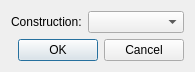
<?xml version="1.0" encoding="UTF-8"?>
<ui version="4.0">
 <class>Remove</class>
 <widget class="QDialog" name="Remove">
  <property name="geometry">
   <rect>
    <x>0</x>
    <y>0</y>
    <width>195</width>
    <height>69</height>
   </rect>
  </property>
  <property name="windowTitle">
   <string>Dialog</string>
  </property>
  <layout class="QVBoxLayout" name="verticalLayout">
   <item>
    <layout class="QFormLayout" name="formLayout">
     <property name="labelAlignment">
      <set>Qt::AlignRight|Qt::AlignTrailing|Qt::AlignVCenter</set>
     </property>
     <item row="0" column="0">
      <widget class="QLabel" name="constructionLabel">
       <property name="text">
        <string>Construction:</string>
       </property>
      </widget>
     </item>
     <item row="0" column="1">
      <widget class="QComboBox" name="constructionComboBox"/>
     </item>
    </layout>
   </item>
   <item>
    <widget class="QDialogButtonBox" name="buttonBox">
     <property name="orientation">
      <enum>Qt::Horizontal</enum>
     </property>
     <property name="standardButtons">
      <set>QDialogButtonBox::Cancel|QDialogButtonBox::Ok</set>
     </property>
    </widget>
   </item>
  </layout>
 </widget>
 <resources/>
 <connections>
  <connection>
   <sender>buttonBox</sender>
   <signal>accepted()</signal>
   <receiver>Remove</receiver>
   <slot>accept()</slot>
   <hints>
    <hint type="sourcelabel">
     <x>248</x>
     <y>254</y>
    </hint>
    <hint type="destinationlabel">
     <x>157</x>
     <y>274</y>
    </hint>
   </hints>
  </connection>
  <connection>
   <sender>buttonBox</sender>
   <signal>rejected()</signal>
   <receiver>Remove</receiver>
   <slot>reject()</slot>
   <hints>
    <hint type="sourcelabel">
     <x>316</x>
     <y>260</y>
    </hint>
    <hint type="destinationlabel">
     <x>286</x>
     <y>274</y>
    </hint>
   </hints>
  </connection>
 </connections>
</ui>
